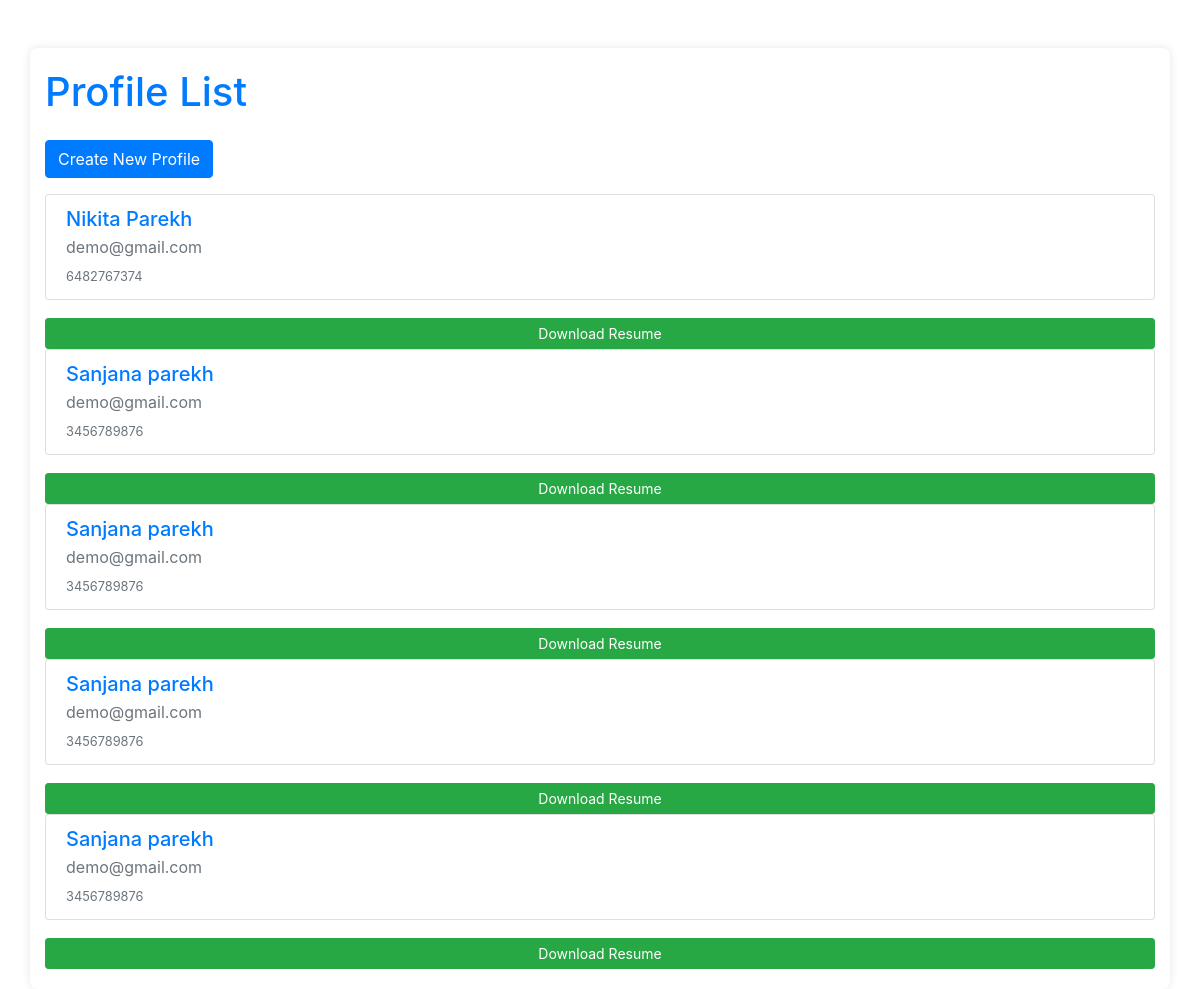
Page /list/ on the committed database.
### pdf/models.py (models this page shows, shortened)
class Profile(models.Model):
    name = models.CharField(max_length=200)
    email = models.CharField(max_length=200)
    phone = models.CharField(max_length=200)
    summary = models.CharField(max_length=2000)
    degree = models.CharField(max_length=200)
    school = models.CharField(max_length=200)
    university = models.CharField(max_length=200)
    previous_work = models.TextField()
    skills = models.TextField()

### pdf/views.py (the view)
# urls.py: path('list/', views.list, name='list'),
def list(request):
    profiles = Profile.objects.all()
    return render(request, 'pdf/list.html',{'profiles':profiles})

### pdf/templates/pdf/list.html (shortened to what this page needs)
<!DOCTYPE html>
<html lang="en">
<head>
    {% load static %}
    <link rel="stylesheet" href="{% static 'css/styles_v2.css' %}">
    <link rel="stylesheet" href="https://maxcdn.bootstrapcdn.com/bootstrap/4.5.2/css/bootstrap.min.css">
</head>
<body>
    <div class="container mt-5">
        <h1 class="mb-4">Profile List</h1>
        <a href="{% url 'index' %}" class="btn btn-primary mb-3">Create New Profile</a>
        <div class="list-group">
            {% for profile in profiles %}
                <a href="{% url 'resume' profile.id %}" class="list-group-item list-group-item-action">
                    <h5 class="mb-1">{{ profile.name }}</h5>
                    <p class="mb-1">{{ profile.email }}</p>
                    <small>{{ profile.phone }}</small>
                    <a href="{% url 'resume' profile.id %}" class="btn btn-success btn-sm mt-2">Download Resume</a>
                </a>
            {% empty %}
                <p>No profiles found.</p>
            {% endfor %}
        </div>
    </div>
</body>
</html>

### pdf/static/css/styles_v2.css (style rules this page uses)
body { font-family: Arial, sans-serif; background-color: #f8f9fa; color: #343a40; margin: 0; padding: 0; }
.container { margin-top: 20px; padding: 20px; background: #ffffff; border-radius: 8px; box-shadow: 0 0 10px rgba(0, 0, 0, 0.1); }
h1 { color: #007bff; font-size: 2rem; margin-bottom: 20px; }
.list-group-item { border: 1px solid #dee2e6; border-radius: 4px; margin-bottom: 10px; padding: 15px; background-color: #ffffff; transition: background-color 0.3s ease; }
.list-group-item h5 { color: #007bff; font-size: 1.25rem; }
.list-group-item p { color: #6c757d; font-size: 1rem; }
.list-group-item small { color: #6c757d; }
.btn-primary { background-color: #007bff; border-color: #007bff; }

### rows in the picture
Profile: name "Nikita Parekh", email "demo@gmail.com", phone "6482767374"
Profile: name "Sanjana parekh", email "demo@gmail.com", phone "3456789876"
Profile: name "Sanjana parekh", email "demo@gmail.com", phone "3456789876"
Profile: name "Sanjana parekh", email "demo@gmail.com", phone "3456789876"
Profile: name "Sanjana parekh", email "demo@gmail.com", phone "3456789876"
